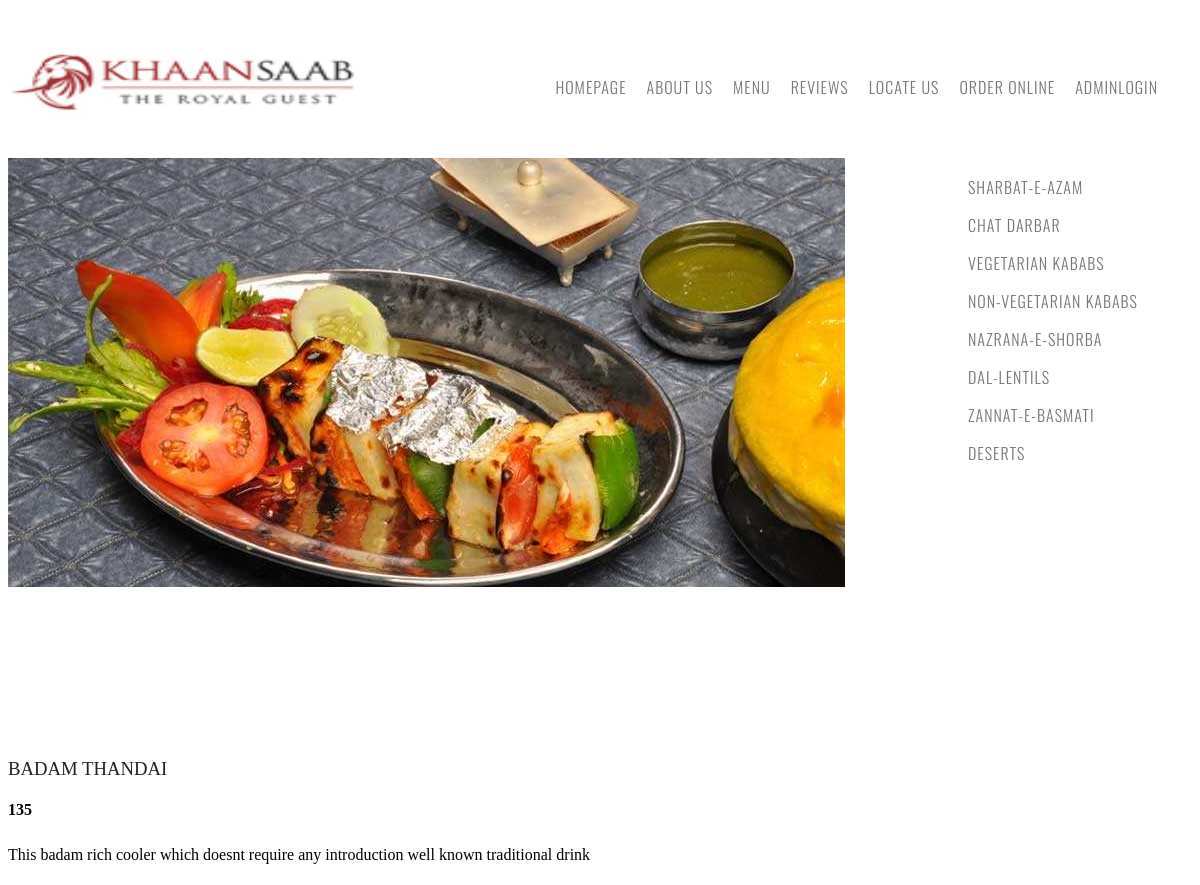
Page /menu.php on the committed database.
### tables this page shows
CREATE TABLE IF NOT EXISTS `welcomedrinks` (
  `name` varchar(30) NOT NULL,
  `price` int(4) NOT NULL,
  `description` mediumtext NOT NULL
);

### menu.php (the view, shortened to what this page needs)
<!DOCTYPE html>
<html>
<head>
<link href="default.css" rel="stylesheet" type="text/css" media="all" />
</head>
<body>
<div id="wrapper">
	<div id="header-wrapper">
		<div id="header">
			<div id="logo">
				<img src="logo.jpg">
			</div>
			<div id="menu">
				<ul>
					<li><a href="index.php" accesskey="1" title="">Homepage</a></li>
					<li><a href="about.html" accesskey="2" title="">About Us</a></li>
					<li><a href="menu.php" accesskey="3" title="">Menu</a></li>
					<li><a href="reviews.php" accesskey="4" title="">Reviews</a></li>
					<li><a href="locate.html" accesskey="5" title="">Locate Us</a></li>
					<li><a href="online.html" accesskey="6" title="">Order Online</a></li>
					<li><a href="admin.php" accesskey="7" title="">AdminLogin</a></li>
				</ul>
			</div>
		</div>
	</div>
	<div id="image">
		<img src="menu.jpg">
	</div>
	<div id="list">
				<ul>
					<li><a href="menu.php" accesskey="1" title="">Sharbat-E-Azam</a></li> <br>
					<li><a href="menu1.php" accesskey="2" title="">Chat Darbar</a></li> <br>
					<li><a href="menu2.php" accesskey="3" title="">Vegetarian Kababs</a></li> <br>
					<li><a href="menu3.php" accesskey="4" title="">Non-Vegetarian Kababs</a></li> <br>
					<li><a href="menu4.php" accesskey="7" title="">Nazrana-E-Shorba</a></li> <br>
					<li><a href="menu5.php" accesskey="7" title="">Dal-Lentils</a></li> <br>
					<li><a href="menu6.php" accesskey="5" title="">Zannat-E-Basmati</a></li> <br>
					<li><a href="menu7.php" accesskey="6" title="">Deserts</a></li> <br>
				</ul>
			</div>
	</div>
<?php
		include 'includes/connection.php';
		$query= "SELECT * FROM welcomedrinks";
		$result= $conn->query($query);
	while($welcomedrinks= $result->fetch_array())
	{
		echo "<h3>" . $welcomedrinks['name'] . "</h3>";
		echo "<h4>" . $welcomedrinks['price'] . "</h4>";
		echo "<p>" . $welcomedrinks['description'] . "<p>";
	}
?>
</body>
</html>

### default.css (style rules this page uses)
h1, h2, h3 { margin: 0; padding: 0; font-weight: 200; color: #222222; }
p, ol, ul { margin-top: 0px; padding: 0px; }
p, ol { line-height: 180%; }
a { color: #5C5539; }
#wrapper { overflow: hidden; width: 1200px; margin: 0px auto; background: #FFFFFF; }
#header-wrapper { overflow: hidden; height: 150px; background: #FFFFFF; }
#header { width: 1200px; height: 150px; margin: 0 auto; padding: 0px 0px; }
#logo img { float: left; width: 350px; height: 150px; }
#menu { float: right; width: 810px; height: 80px; padding: 20px 40px 0px 0px; }
#menu ul { float: right; margin: 0; padding: 40px 0px 0px 0px; list-style: none; line-height: normal; }
#menu li { float: left; }
#menu a { display: block; padding: 7px 10px 7px 10px; letter-spacing: 1px; text-decoration: none; text-align: center; text-transform: uppercase; font-family: 'Oswald', sans-serif; font-size: 16px; font-weight: 300; color: #757575; }
#image { float : left; height : 600px; width : 900px; }
#list { float: right; width: 200px; height: 80px; padding: 10px 50px 0px 0px; }
#list ul { float: left; margin: 0; padding: 0px 0px 0px 0px; list-style: none; line-height: normal; }
#list li { float: left; }
#list a { display: block; padding: 7px 10px 7px 10px; letter-spacing: 1px; text-decoration: none; text-align: left; text-transform: uppercase; font-family: 'Oswald', sans-serif; font-size: 16px; font-weight: 300; color: #757575; }

### rows in the picture
welcomedrinks: name "BADAM THANDAI", price "135", description "This badam rich cooler which doesnt require any introduction well known traditional drink"
